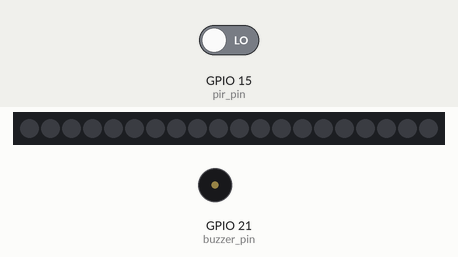
This sketch was run on a simulated ESP32. On the bench: 20 RGB LEDs in strip order, left to right, buzzer (waves = sounding). Inputs (shaded band) come from the test bench; at power-on: GPIO 15 (pir_pin) LOW.

Above: at 1.2 s.
1.3 s: GPIO 15 (pir_pin) driven HIGH
At 2.05 s:
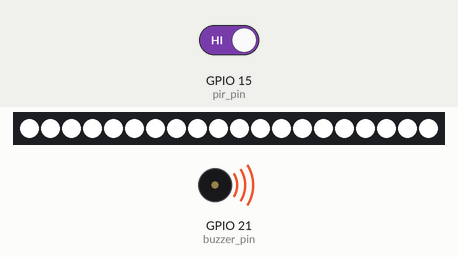
Timing chart, 0 to 9.7 s (numbered marks = the images above; inputs shaded):
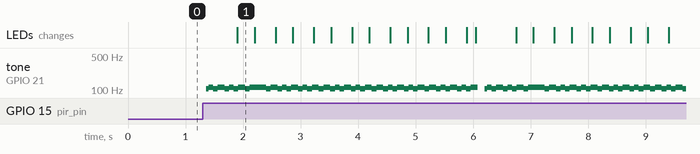

The sketch:

sketch.ino
```cpp
#include <Adafruit_NeoPixel.h>

const byte pir_pin= 15;
const byte data_pin=22;
const byte buzzer_pin=21;
const byte led_num = 20;

Adafruit_NeoPixel pixels = Adafruit_NeoPixel(led_num, data_pin, NEO_GRB + NEO_KHZ800);

void setup() {

  Serial.begin(115200);
  pinMode(pir_pin, INPUT);

  pinMode(buzzer_pin, OUTPUT);

  pixels.begin(); // initialize the library
  pixels.show();
}

void loop() {

  if(digitalRead(pir_pin)){

    for(int i=0; i<500; i++){

      digitalWrite(buzzer_pin, HIGH);
      delay(2);
      generate_pattern();
      digitalWrite(buzzer_pin, LOW);
      delay(2);
    }
  }
  delay(100); // this speeds up the simulation
}

void generate_pattern(){

    for (int i = 0; i < led_num; i++){
      pixels.setPixelColor(i, 255, 255, 255);
    }
    delay(2);
    pixels.show();
    for (int i = 0; i < led_num; i++){
      pixels.setPixelColor(i, 0, 0, 0);
    }
    delay((2));
    pixels.show();

}
```

Measured:
- after the input at 1.3 s, tone on GPIO 21 (buzzer_pin): plays 105 Hz for 0.04 s, 115 Hz for 0.08 s, 105 Hz for 0.08 s, 115 Hz for 0.12 s, 105 Hz for 0.08 s, 115 Hz for 0.08 s … (87 notes in this stretch), starting after 0.06 s; the LEDs: change after 0.60 s (image 1)
